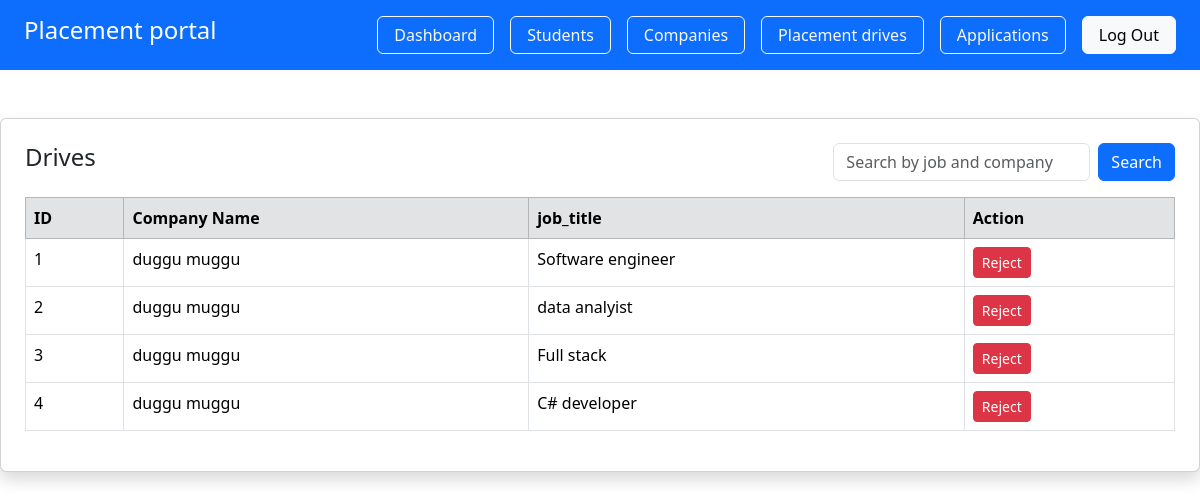
The page /admin/drives (signed in) on the database as committed earlier.
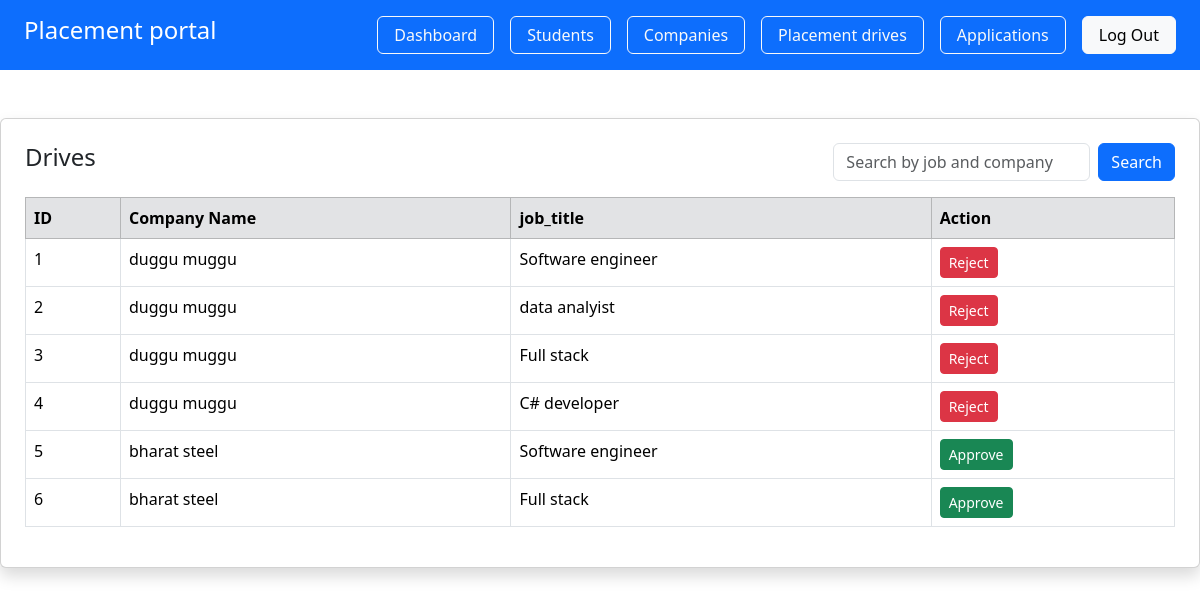
The same page on the database as committed later.
### app/models.py (models this page shows, shortened)
class PlacementDrive(db.Model):
     __tablename__ = "placement_drives"
     id = db.Column(db.Integer, primary_key=True)
     company_id = db.Column(db.Integer, db.ForeignKey("companies.id"), nullable=False)
     job_title = db.Column(db.String(150), nullable=False )
     description = db.Column(db.Text)
     eligibility= db.Column(db.String(200))
     deadline = db.Column(db.Date)
     status = db.Column(db.String(20) , default = 'pending')
     created_at  = db.Column(db.DateTime, default=datetime.utcnow)
     company= db.relationship('Company', backref='drives')

class Company(db.Model):
     __tablename__ = "companies"
     id = db.Column(db.Integer, primary_key=True)
     user_id = db.Column(db.Integer, db.ForeignKey("users.id"), nullable=False)
     company_name = db.Column(db.String(150), nullable=False)
     hr_name = db.Column(db.String(100))
     website = db.Column(db.String(150))
     approval_status = db.Column(db.String(20), default="pending")
     is_blacklisted = db.Column(db.Boolean, default=False)
     user = db.relationship("User", backref=db.backref("company", uselist=False),uselist=False)

### app/admin/routes.py (the view)
@admin.route('/admin/drives')
@login_required
def drives():
     if current_user.role != 'admin':
        abort(403)
     search = request.args.get("search")
     if search:
         drives = PlacementDrive.query.filter(
             (PlacementDrive.job_title.ilike(f"%{search}%")) |
             ( Company.company_name.ilike(f"%{search}%"))
         ).all()
     else:
         drives = PlacementDrive.query.all()
     return render_template('admin/navigators/drives.html', drives=drives)

### app/__init__.py (called while the page is built)
@login_manager.user_loader
def load_user(user_id):
    from app.models import User
    return User.query.get(int(user_id))

### app/templates/admin/navigators/drives.html
{% extends 'base.html' %}
{% block content %}
 <div class="card shadow p-4 mt-5">
    <div class="d-flex justify-content-between">
          <h4>Drives</h4>
          <form method="GET" action="{{ url_for('admin.drives') }}" class="d-flex">
               <input type="text" name="search" placeholder="Search by job and company" class="form-control me-2" value="{{ request.args.get('search','') }}">
               <button class="btn btn-primary">Search</button>
          </form>
    </div>
    {% if drives %}
    <table class="table table-bordered mt-3">
        <thead class="table-secondary">
            <tr>
                <th>ID</th>
                <th>Company Name</th>
                <th>job_title</th>
                <th>Action</th>
            </tr>
        </thead>
        <tbody>
            {% for drive in drives %}
            <tr>
                <td>{{ drive.id }}</td>
                <td>{{ drive.company.company_name }}</td>
                <td>{{ drive.job_title}}</td>
                <td>
                    {% if drive.status != 'open' %}
                    <a href=""
                       class="btn btn-success btn-sm">Approve</a>
                    {% else %}
                    <a href=""
                       class="btn btn-danger btn-sm">Reject</a>
                    {% endif %}
                </td>
            </tr>
            {% endfor %}
        </tbody>
    </table>
    {% else %}
        <p class="text-muted">No pending drives</p>
    {% endif %}
 </div>
{% endblock %}

Rows that differ between the two databases and show on the page:
added PlacementDrive: id "5", company.company_name "bharat steel", job_title "Software engineer", status "Approve"
added PlacementDrive: id "6", company.company_name "bharat steel", job_title "Full stack", status "Approve"
